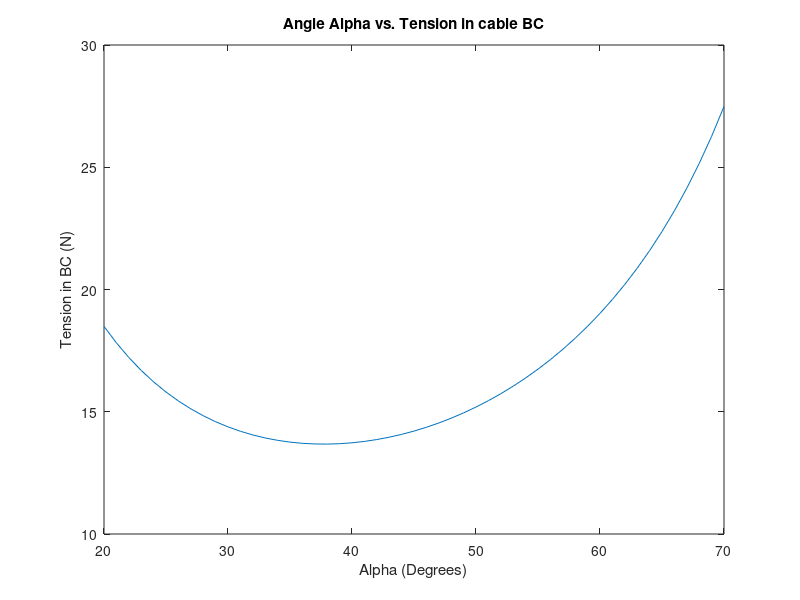

The MATLAB script that drew this image:
% EA2 Project 3 Problem 1

% Initialize variables
g = 9.81;
m = 1;
Lo = 1;
r = 0.1 * Lo;
Tbc = zeros(1,51);
a = 20:70;

for ii = 1:51
    % Distance from A
    x1 = r/tand(a(ii)/2);
    x2 = r/tand(a(ii)/2) + 2*r;
    x3 = r/tand(a(ii)/2) + 4*r;
    
    % Normal force
    N1 = (3*m*g*cosd(a(ii))^2)/sind(a(ii)) + m*g*sind(a(ii));
    N2 = m*g*sind(a(ii));
    N3 = N2;
    
    % Tension
    Tbc(ii) = (x1*N1*sind(a(ii)) + x2*N2*sind(a(ii)) + x3*N3*sind(a(ii)))/(Lo*sind(90-a(ii)));
end
% Change signs of tension in the future
figure;
plot(a,Tbc);
title('Angle Alpha vs. Tension in cable BC');
xlabel('Alpha (Degrees)');
ylabel('Tension in BC (N)');

minimum = min(Tbc);
ind = find(Tbc == minimum,1);
fprintf('The smallest tension is %.1fN at %.1f degrees.\n', minimum, a(ind));
